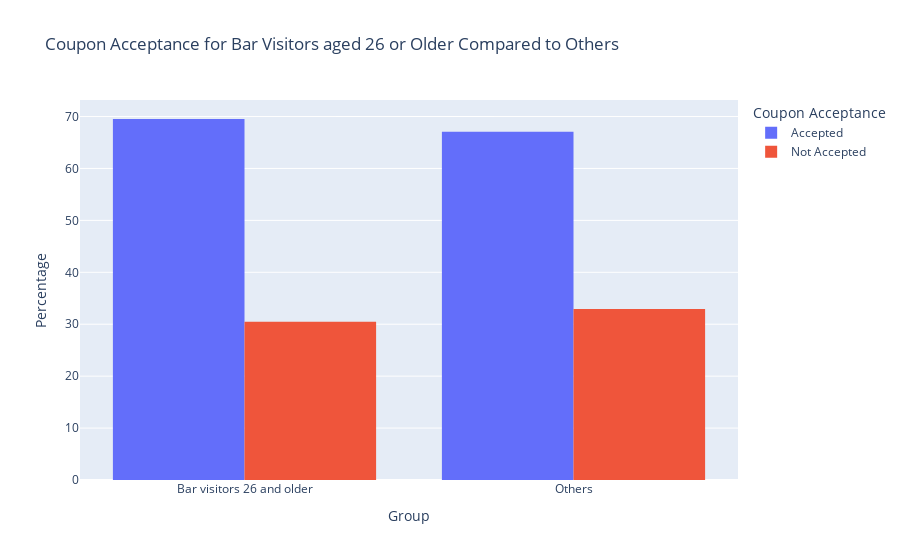

Write notebook code for a chart like this one.
### Code cell
# Define a function to label age groups as "25 or Less", "26 or More", or "UNKNOWN"
def create_age_26plus_label(age):
    if age == "below21" or (is_convertible_to_int(age) and int(age) <= 25):
        return "25 or Less"
    elif age == "50plus" or (is_convertible_to_int(age) and int(age) > 25):
        return "26 or More"
    else:
        return "UNKNOWN"

# Apply the age group labeling function to the 'age' column and create a new column '_age_group' in the dataframe
input_dataframe["_age_group"] = input_dataframe["age"].apply(create_age_26plus_label)

# Filter the dataframe to create subsets for bar visits more than once for age 26 and older, and for other age groups
bar_visits_more_than_once_age_26plus = input_dataframe.query("_age_group == '26 or More' & (Bar == '1~3' | Bar == '4~8' | Bar == 'gt8')")[["Y"]].copy()
bar_visits_more_than_once_age_26plus["Group"] = "Bar visitors 26 and older"

not_bar_visits_more_than_once_age_26plus = input_dataframe.query("_age_group == '25 or Less' | (Bar == 'never' | Bar == 'less1')")[["Y"]].copy()
not_bar_visits_more_than_once_age_26plus["Group"] = "Others"

# Combine the subsets into a single dataframe and create a new column '_accepted' based on acceptance label
joined_dataframe = pd.concat([bar_visits_more_than_once_age_26plus, not_bar_visits_more_than_once_age_26plus])
joined_dataframe["_accepted"] = bar_visits_labeled["Y"].apply(create_acceptance_label)

# Group the dataframe by 'Group' and calculate the value counts proportions on acceptance
joined_dataframe_grouped_pct = joined_dataframe.groupby("Group").value_counts(normalize=True) * 100

# Visualize the grouped data in a histogram (bar graph)
fig = px.histogram(
    joined_dataframe_grouped_pct.reset_index(),
    title = "Coupon Acceptance for Bar Visitors aged 26 or Older Compared to Others",
    x = 'Group',
    y = 'proportion',
    color = '_accepted',
    barmode ='group',
    labels = {"_age_labeled": "Age Group", "_accepted": "Coupon Acceptance"}
)
    
fig.update_layout(
    yaxis_title='Percentage'
)
    
fig.show()

# Save the visualization as an image
fig.write_image("visualizations/coupon_acceptance_for_bar_visitors_26_or_older.png")

# Print out the grouped dataframe
joined_dataframe_grouped_pct.reset_index()

### Figure 1 — Plotly figure (JSON) as saved in the notebook; plotly's stock layout.template omitted (floating-point values rounded to 4 significant figures)
{"data": [{"alignmentgroup": "True", "bingroup": "x", "histfunc": "sum", "hovertemplate": "Coupon Acceptance=Accepted<br>Group=%{x}<br>sum of proportion=%{y}<extra></extra>", "legendgroup": "Accepted", "marker": {"color": "#636efa", "pattern": {"shape": ""}}, "name": "Accepted", "offsetgroup": "Accepted", "orientation": "v", "showlegend": true, "type": "histogram", "x": ["Bar visitors 26 and older", "Others"], "xaxis": "x", "y": [69.52, 67.05], "yaxis": "y"}, {"alignmentgroup": "True", "bingroup": "x", "histfunc": "sum", "hovertemplate": "Coupon Acceptance=Not Accepted<br>Group=%{x}<br>sum of proportion=%{y}<extra></extra>", "legendgroup": "Not Accepted", "marker": {"color": "#EF553B", "pattern": {"shape": ""}}, "name": "Not Accepted", "offsetgroup": "Not Accepted", "orientation": "v", "showlegend": true, "type": "histogram", "x": ["Bar visitors 26 and older", "Others"], "xaxis": "x", "y": [30.48, 32.95], "yaxis": "y"}], "layout": {"autosize": true, "barmode": "group", "legend": {"title": {"text": "Coupon Acceptance"}, "tracegroupgap": 0}, "title": {"text": "Coupon Acceptance for Bar Visitors aged 26 or Older Compared to Others"}, "xaxis": {"anchor": "y", "autorange": true, "domain": [0, 1], "range": [-0.5, 1.5], "title": {"text": "Group"}, "type": "category"}, "yaxis": {"anchor": "x", "autorange": true, "domain": [0, 1], "range": [0, 73.18], "title": {"text": "Percentage"}, "type": "linear"}}}
